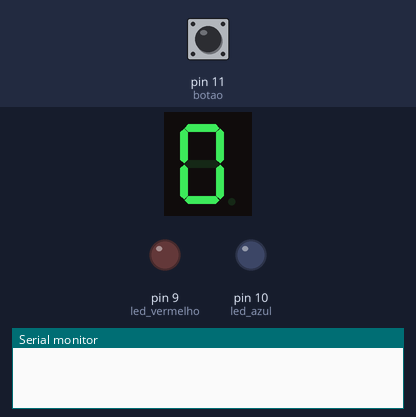
Bench run of a program on a simulated Arduino Uno, built with avr-gcc and run on an emulated ATmega328P. Parts: 1-digit seven-segment display, output pins drawn as LEDs (lit = HIGH), the last lines printed to the serial monitor. Wiring (inferred from the names in the program): 1-digit 7-segment display, segments lit when HIGH: segments pin 8, pin 7, pin 6, pin 5, pin 4, pin 3, pin 2. Inputs (shaded band) come from the test bench; at power-on: pin 11 (botao) HIGH. The segment pins are drawn as the display they are named for; pins used as bus, display or sensor lines are not drawn.

Above: at 1.2 s.
1.3 s: pin 11 (botao) pulled LOW for 0.15 s
At 2.3 s:
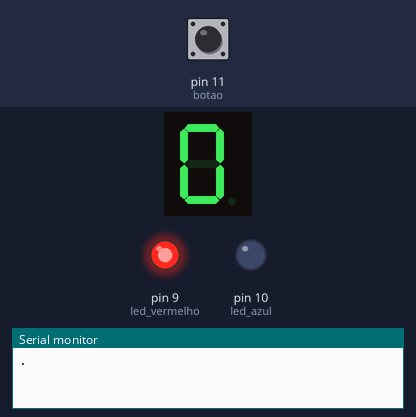
3.9 s: pin 11 (botao) pulled LOW for 1 s
At 6.8 s:
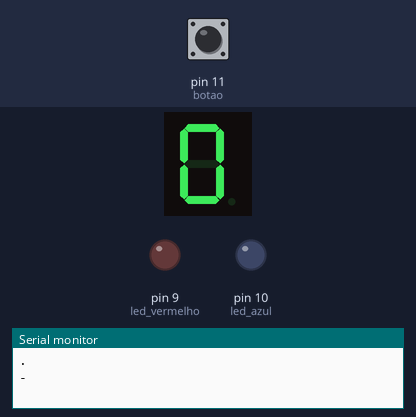
7.4 s: pin 11 (botao) pulled LOW for 3.2 s
At 11.5 s:
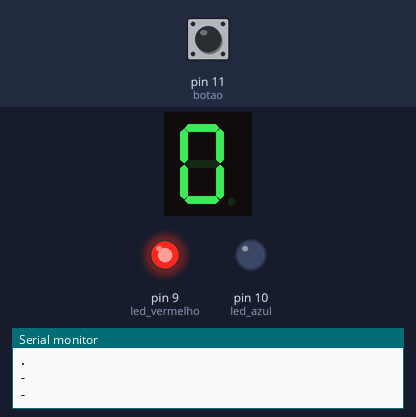
13.1 s: pin 11 (botao) pulsed LOW 5 times (0.12 s each, 0.3 s apart)
At 15.3 s:
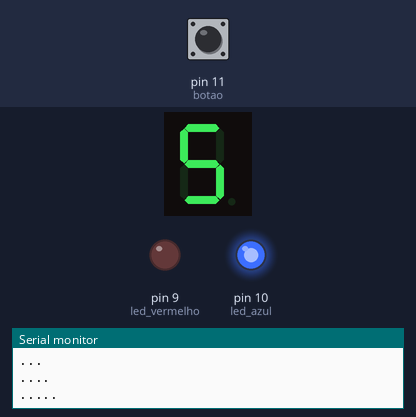
Timing chart, 0 to 16.9 s (numbered marks = the images above; inputs shaded):
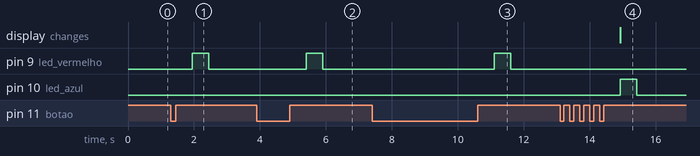

Measured:
- after the input at 1.3 s, pin 9 (led_vermelho): LOW → HIGH after 0.65 s, → LOW 0.50 s later
- after the input at 3.9 s, pin 9 (led_vermelho): LOW → HIGH after 1.5 s, → LOW 0.50 s later
- after the input at 7.4 s, pin 9 (led_vermelho): LOW → HIGH after 3.7 s, → LOW 0.50 s later
- after the input at 13.1 s, pin 10 (led_azul): LOW → HIGH after 1.8 s, → LOW 0.50 s later; the display: changes after 1.8 s (image 4)

The program:

main.cpp
```cpp
#include <Arduino.h>

const int botao = 11;
const int led_vermelho = 9;
const int led_azul = 10;
const int segmentos[] = {8, 7, 6, 5, 4, 3, 2};
const int pinoPonto = 9;

// Códigos Morse para números (. = ponto, - = traço)
const String codigoMorse[] = {
  "-----", // 0
  ".----", // 1
  "..---", // 2
  "...--", // 3
  "....-", // 4
  ".....", // 5
  "-....", // 6
  "--...", // 7
  "---..", // 8
  "----."  // 9
};

const byte numeros[10] = {
  0b00111111, // 0
  0b00000110, // 1
  0b01011011, // 2
  0b01001111, // 3
  0b01100110, // 4
  0b01101101, // 5
  0b01111101, // 6
  0b00000111, // 7
  0b01111111, // 8
  0b01101111  // 9

};

String entradaMorse = "";

unsigned long tempoPressionado = 0;
unsigned long tempoSolto = 0;

bool botaoPressionado = false;

const int TEMPO_PONTO = 250; // Tempo máximo para um ponto
const int TEMPO_ENTRE_SINAIS = 500; // Tempo entre sinais

void exibirNumero(int numero);
void piscarLedAzul();
void piscarLedVermelho();

void setup() {
  for (int i = 0; i < 7; i++) {
    pinMode(segmentos[i], OUTPUT);
  }

  pinMode(pinoPonto, OUTPUT);
  pinMode(botao, INPUT_PULLUP);
  pinMode(led_vermelho, OUTPUT);
  pinMode(led_azul, OUTPUT);

  digitalWrite(pinoPonto, LOW);
  exibirNumero(0);
  Serial.begin(9600); // Para debug
}

void loop() {
  int estadoBotao = digitalRead(botao);

  // Botão pressionado
  if (estadoBotao == LOW && !botaoPressionado) {
    tempoPressionado = millis();
    botaoPressionado = true;
  }

  // Botão solto
  if (estadoBotao == HIGH && botaoPressionado) {
    unsigned long duracao = millis() - tempoPressionado;
    botaoPressionado = false;

    if (duracao < TEMPO_PONTO) {
      entradaMorse += ".";
    } else {
      entradaMorse += "-";
    }
    tempoSolto = millis();
    Serial.println(entradaMorse); // Debug
  }

  // Verifica se passou tempo suficiente desde o último sinal
  if (!botaoPressionado && (millis() - tempoSolto) > TEMPO_ENTRE_SINAIS && entradaMorse.length() > 0) {
    bool encontrado = false;
    // Procura o número correspondente ao código Morse
    for (int i = 0; i < 10; i++) {
      if (codigoMorse[i] == entradaMorse) {
        exibirNumero(i);
        piscarLedAzul();
        encontrado = true;
        break;
      }
    }

    if (!encontrado) {
      piscarLedVermelho();
    }
    entradaMorse = ""; // Limpa a entrada para o próximo código
  }
}

void exibirNumero(int numero) {
  byte mascara = numeros[numero];

  for (int i = 0; i < 7; i++) {
    digitalWrite(segmentos[i], (mascara >> i) & 0x01);
  }
}

void piscarLedAzul() {
  digitalWrite(led_azul, HIGH);
  delay(500);
  digitalWrite(led_azul, LOW);
}

void piscarLedVermelho() {
  digitalWrite(led_vermelho, HIGH);
  delay(500);
  digitalWrite(led_vermelho, LOW);
}
```
